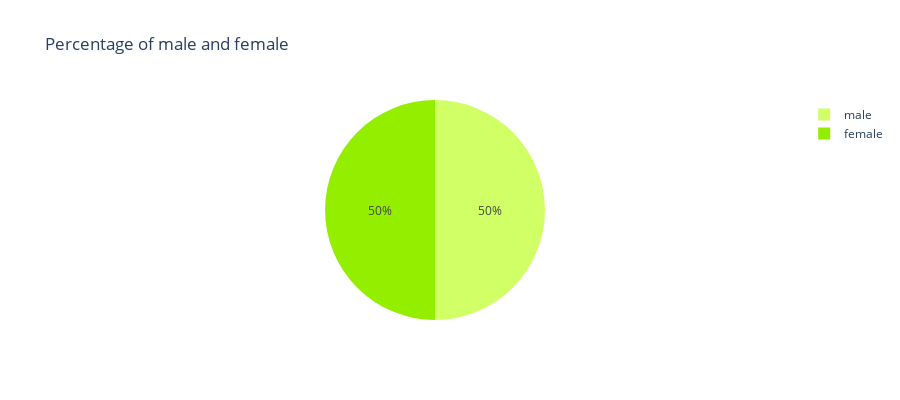

Notebook cell for this chart:
### Markdown cell above
## **Count-Percentage of sex column:**

### Code cell
# Create pie plot
fig = px.pie(df, names='sex', color_discrete_sequence=['#D1FF66', '#94EE00',],
             title='Percentage of male and female')

# Set the figure size
fig.update_layout(width=900, height=400)  # Width: 800 pixels, Height: 600 pixels

# Add interactivity
fig.update_layout(transition_duration=500)  

# Display plot
fig.show()

### Figure 1 — Plotly figure (JSON) as saved in the notebook; plotly's stock layout.template omitted (floating-point values rounded to 4 significant figures; data arrays with more than 128 entries replaced by an {"elided": "..."} marker saying what was removed)
{"data": [{"domain": {"x": [0, 1], "y": [0, 1]}, "hovertemplate": "sex=%{label}<extra></extra>", "labels": {"elided": "306 str values"}, "legendgroup": "", "name": "", "showlegend": true, "type": "pie"}], "layout": {"height": 400, "legend": {"tracegroupgap": 0}, "piecolorway": ["#D1FF66", "#94EE00"], "title": {"text": "Percentage of male and female"}, "transition": {"duration": 500}, "width": 900}}
